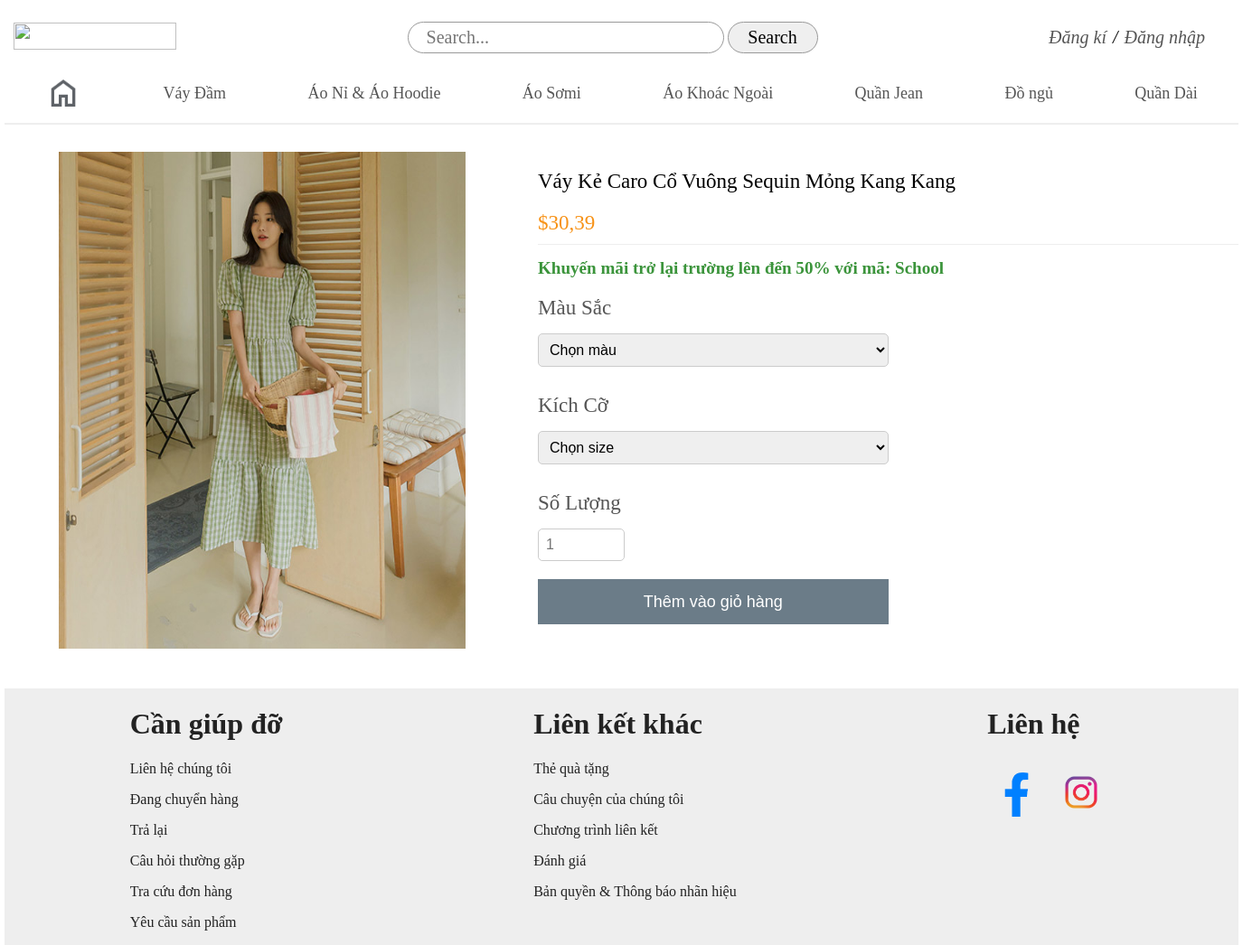
The app's page /?action=spchitiet&masanpham=1 with its own data.
### tables this page shows
CREATE TABLE `loaihang` (
  `maloai` int NOT NULL,
  `tenloai` varchar(255) NOT NULL
);

CREATE TABLE `sanpham` (
  `masanpham` int NOT NULL,
  `tensanpham` varchar(255) NOT NULL,
  `dongia` varchar(50) NOT NULL,
  `giamgia` varchar(50) DEFAULT NULL,
  `img` varchar(255) NOT NULL,
  `ngaynhap` date NOT NULL,
  `mota` varchar(2000) DEFAULT NULL,
  `soluotxem` int NOT NULL DEFAULT '0',
  `maloai` int NOT NULL,
  `sp_noibat` tinyint(1) NOT NULL COMMENT '0 là bình thường, 1 là nổi bật '
);

### controller/userController.php (called while the page is built, shortened)
<?php
    include "./model/userModel.php";
    class UserController{
        public $userModel;
        function __construct()
        {
            $this -> userModel = new UserModel();
        }
        function showSpChitiet($id){
            $spchitiets = $this->userModel->getSpById($id);
            $spnoibats = $this->userModel->getSpNoibat();
            $danhmucs = $this->userModel->getDanhmuc();
            include "./view/spChitiet.php";
        }
    }
?>

### includes/connect.php (called while the page is built)
<?php
    function connectDB(){
        $servername = 'localhost';
        $username = 'root';
        $passwork ='';
        $dbname = 'duanmau';
        try{
            $conn = new PDO("mysql:host=$servername;dbname=$dbname", $username, $passwork);
            $conn->setAttribute(PDO::ATTR_ERRMODE, PDO::ERRMODE_EXCEPTION);
            return $conn;
        }catch(PDOException $e){
            echo "loi: " .$e->getMessage();
        }
    }
?>

### model/userModel.php (called while the page is built, shortened)
<?php
    include "./includes/connect.php";
    class UserModel{
        public $conn;
        function __construct()
        {
            $this -> conn = connectDB();
        }
        function getDanhmuc(){
            $sql = "SELECT * FROM loaihang";
            $result = $this ->conn->query($sql);
            return $result->fetchAll(PDO::FETCH_ASSOC);
        }
        function getSpNoibat(){
            $sql = "SELECT * FROM sanpham WHERE sp_noibat = 1";
            $result = $this->conn->query($sql);
            return $result->fetchAll(PDO::FETCH_ASSOC);
        }
        function getSpById($id){
            $sql = "SELECT * FROM sanpham WHERE masanpham='$id'";
            $result = $this ->conn->query($sql);
            return $result->fetch(PDO::FETCH_ASSOC);
        }
    }
?>

### view/spChitiet.php (the view, shortened to what this page needs)
<!DOCTYPE html>
<html lang="en">
<head>
</head>
<body>
    <div class="layout">
        <div>
        <header>
            <div class="logo">
                <img src="./public/img/logo.png" alt="">
            </div>
            <div class="search">
                <form action="" method="get">
                    <input type="search" name="keyword" placeholder="Search...">
                    <input type="submit" value="Search">
                </form>
            </div>
            <div class="login">
                <p><a href="?action=dangki">Đăng kí</a></p>
                <p> / </p>
                <p><a href="?action=login">Đăng nhập</a></p>
            </div>
        </header>
        <nav>
            <div class="danhmuc">
                <a href="?action=home"><img width="40px" height="40px" src="./public/img/nuthome.png" alt=""></a>
                <?php
                    foreach($danhmucs as $danhmuc){
                ?>
                    <div class="danhmuc2"><a href="?action=spdanhmuc&maloai=<?php echo $danhmuc['maloai'] ?>"><?php echo $danhmuc['tenloai'] ?></a></div>
                <?php
                    }
                ?>
            </div>
        </nav>
        <hr>
        <article>
            <div class="sanphams">
                <div><img src="./public/img/<?php echo $spchitiets['img'] ?>"></div>
                <div class="noidung">
                    <div class="ten"><?php echo $spchitiets['tensanpham'] ?></div>
                    <div class="gia"><?php echo $spchitiets['dongia'] ?></div>
                    <h5>Khuyến mãi trở lại trường lên đến 50% với mã: School</h5>
                    <div class="mau">
                        <label>Màu Sắc</label>
                        <form action="">
                            <select name="" id="">
                                <option selected disabled>Chọn màu</option>
                            </select>
                        </form>
                    </div>
                    <div class="mau">
                        <label>Kích Cỡ</label>
                        <form action="">
                            <select name="" id="">
                                <option selected disabled>Chọn size</option>
                            </select>
                        </form>
                    </div>
                    <div class="sl">
                        <label>Số lượng</label>
                        <form action="">
                            <input type="number" placeholder="1">
                        </form>
                    </div>
                    <div class="btn">
                        <button>Thêm vào giỏ hàng</button>
                    </div>
                </div>
            </div>
        </article>
        <footer>
              <div class="ft1">
                <h1>Cần giúp đỡ</h1>
                <p><a href="">Liên hệ chúng tôi</a></p>
                <p><a href="">Đang chuyển hàng</a></p>
                <p><a href="">Trả lại</a></p>
                <p><a href="">Câu hỏi thường gặp</a></p>
                <p><a href="">Tra cứu đơn hàng</a></p>
                <p><a href="">Yêu cầu sản phẩm</a></p>
              </div>
              <div class="ft2">
                <h1>Liên kết khác</h1>
                <p><a href="">Thẻ quà tặng</a></p>
                <p><a href="">Câu chuyện của chúng tôi</a></p>
                <p><a href="">Chương trình liên kết</a></p>
                <p><a href="">Đánh giá</a></p>
                <p><a href="">Bản quyền & Thông báo nhãn hiệu</a></p>
              </div>
              <div class="ft3">
                <h1>Liên hệ</h1>
                <a href=""><img width="65px" height="65px" src="./public/img/facebook-logo.webp" alt=""></a>
                <a href=""><img width="70px" height="70px" src="./public/img/instagram-logo.webp" alt=""></a>
              </div>
        </footer>
    </div>
</body>
</html>

### view/spChitiet.php (style rules this page uses)
body { margin: 0; padding: 0; }
.layout { margin: 0 auto; width: 1365px; }
header { margin-top: 10px; display: flex; justify-content: space-between; align-items: center; }
header .logo img { margin-left: 10px; width: 180px; height: 30px; }
input[type=search] { width: 350px; height: 35px; border-radius: 30px; border: 1px solid #999; font-size: 20px; padding-left: 20px; font-family: Cambria, Cochin, Georgia, Times, 'Times New Roman', serif; }
input[type=submit] { width: 100px; height: 35px; border-radius: 30px; border: 1px solid #999; font-family: Cambria, Cochin, Georgia, Times, 'Times New Roman', serif; font-size: 20px; }
header .login { display: flex; margin-right: 30px; }
header .login p { margin-right: 7px; font-size: 20px; font-family: Cambria, Cochin, Georgia, Times, 'Times New Roman', serif; font-style: italic; }
header .login a { text-decoration: none; color: #555; }
.danhmuc { display: flex; justify-content: space-around; margin-top: 10px; }
.danhmuc a { text-decoration: none; font-size: 18px; font-family: Cambria, Cochin, Georgia, Times, 'Times New Roman', serif; color: #555; position: relative; }
.danhmuc a::before { content: ""; position: absolute; top: 100%; left: 0; background: pink; width: 0%; height: 5px; transition: .5s; }
.danhmuc2 { padding-top: 10px; }
hr { border: 0.5px solid #EEEEEE; }
footer { background-color: #eee; display: flex; justify-content: space-around; font-family: Cambria, Cochin, Georgia, Times, 'Times New Roman', serif; }
footer h1 { color: #222; }
footer a { text-decoration: none; color: #222; }
article { width: 100%; margin-top: 30px; margin-bottom: 40px; }
.sanphams { width: 100%; display: flex; }
.sanphams .noidung { width: 100%; margin-left: 80px; font-size: 23px; padding-top: 20px; font-family: Cambria, Cochin, Georgia, Times, 'Times New Roman', serif; text-transform: capitalize; }
.sanphams .noidung .gia { padding-top: 20px; padding-bottom: 10px; border-bottom: 1px solid #eee; color: #f79217; }
.sanphams img { margin-left: 60px; width: 450px; height: 550px; }
.mau, .sl { margin-bottom: 20px; }
label { display: block; margin-bottom: 5px; color: #555; padding-top: 10px; }
select, input[type="number"] { padding: 8px; margin-top: 10px; font-size: 16px; border: 1px solid #ccc; border-radius: 5px; width: 10%; }
select { width: 50%; }
h5 { color: #3b943b; margin-bottom: 10px; margin-top: 15px; text-transform: none; }
.btn button { width: 50%; height: 50px; font-size: 18px; background-color: #6b7c88; border: none; color: white; font-weight: 100px; }

### records on screen
loaihang: tenloai "Váy Đầm"
loaihang: tenloai "Áo Nỉ & Áo Hoodie"
loaihang: tenloai "Áo Sơmi"
loaihang: tenloai "Áo Khoác Ngoài"
loaihang: tenloai "Quần Jean"
loaihang: tenloai "Đồ ngủ"
loaihang: tenloai "Quần Dài"
sanpham: img (picture), tensanpham "Váy Kẻ Caro Cổ Vuông Sequin Mỏng Kang Kang", dongia "$30,39"
